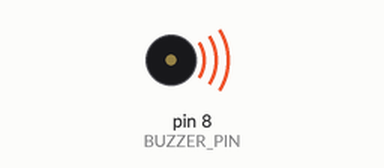
Bench run of a sketch on a simulated Arduino Uno, built with avr-gcc and run on an emulated ATmega328P. On the bench: buzzer (waves = sounding).

Above: at 0.1 s.
At 3.8 s:
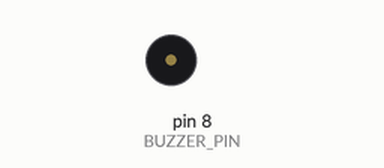
Timing chart, 0 to 5.3 s (numbered marks = the images above):
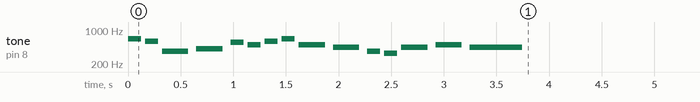

The sketch:

BigMusicBuzzer.ino
```cpp
const byte BUZZER_PIN = 8;

// Notes (Hz)
#define NOTE_E5 659
#define NOTE_D5 587
#define NOTE_FS4 370
#define NOTE_GS4 415
#define NOTE_CS5 554
#define NOTE_B4 494
#define NOTE_A4 440
#define NOTE_E4 330
#define NOTE_A5 880

int melody[] = {
  NOTE_E5, NOTE_D5, NOTE_FS4, NOTE_GS4,
  NOTE_CS5, NOTE_B4, NOTE_D5, NOTE_E5,
  NOTE_B4, NOTE_A4, NOTE_FS4, NOTE_E4,
  NOTE_A4, NOTE_B4, NOTE_A4
};

int noteDurations[] = {
  8, 8, 4, 4,
  8, 8, 8, 8,
  4, 4, 8, 8,
  4, 4, 2
};

void setup() {
  for (int i = 0; i < 15; i++) {
    int duration = 1000 / noteDurations[i];
    tone(BUZZER_PIN, melody[i], duration);
    delay(duration * 1.3);
    noTone(BUZZER_PIN);
  }
}

void loop() {
  // plays once
}
```
